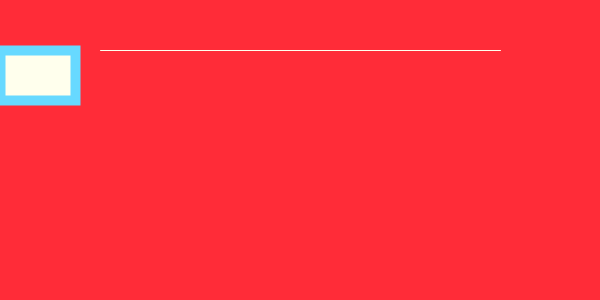
Frame 1 (no input)
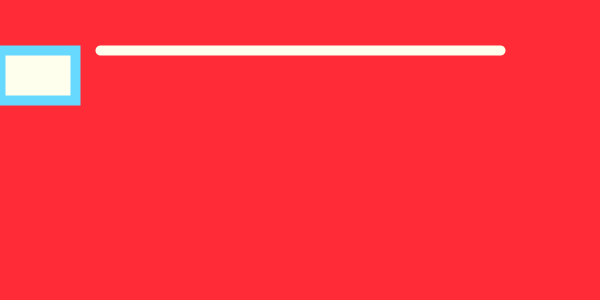
Frame 60 (the mouse pressed at the canvas centre just before this capture)
Frame 120 (the mouse held since frame 60 and released just before this capture): identical to frame 60, image omitted

The Processing sketch that drew these frames (run headless with seeded random() and noise(); from frame 60 on, the mouse is pressed at the canvas centre):

// Processing sketch: processing_89317
// ── processing_89317.pde

// Palette is "infographics"

 color[] palette = {#FF2C38, #FFFFED, #FF9A3A, #FFF040, #67D9FF};

  

int x = 0;




void setup(){

  size(600, 300);

  smooth();

}

 

 void draw(){

  background(palette[0]);

 

  stroke(#FFFFED);

  line(100, 50, 500, 50);




  stroke(palette[4]);

  strokeWeight(10);

  fill(palette[1]);

  rect(x, 50, 75, 50);

}

 

void keyPressed(){

  x += 10;

}
